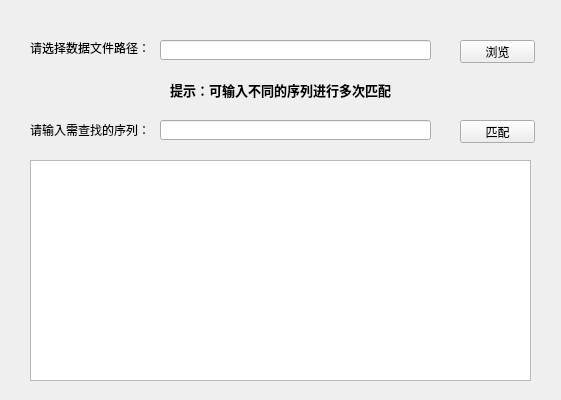
<?xml version="1.0" encoding="UTF-8"?>
<ui version="4.0">
 <class>Widget</class>
 <widget class="QWidget" name="Widget">
  <property name="geometry">
   <rect>
    <x>0</x>
    <y>0</y>
    <width>561</width>
    <height>400</height>
   </rect>
  </property>
  <property name="windowTitle">
   <string>Widget</string>
  </property>
  <widget class="QLabel" name="label">
   <property name="geometry">
    <rect>
     <x>30</x>
     <y>40</y>
     <width>121</width>
     <height>16</height>
    </rect>
   </property>
   <property name="text">
    <string>请选择数据文件路径：</string>
   </property>
  </widget>
  <widget class="QLabel" name="label_2">
   <property name="geometry">
    <rect>
     <x>30</x>
     <y>120</y>
     <width>121</width>
     <height>20</height>
    </rect>
   </property>
   <property name="text">
    <string>请输入需查找的序列：</string>
   </property>
  </widget>
  <widget class="QLineEdit" name="lineEdit">
   <property name="geometry">
    <rect>
     <x>160</x>
     <y>40</y>
     <width>271</width>
     <height>20</height>
    </rect>
   </property>
  </widget>
  <widget class="QLineEdit" name="lineEdit_2">
   <property name="geometry">
    <rect>
     <x>160</x>
     <y>120</y>
     <width>271</width>
     <height>20</height>
    </rect>
   </property>
  </widget>
  <widget class="QPushButton" name="pushButton">
   <property name="geometry">
    <rect>
     <x>460</x>
     <y>40</y>
     <width>75</width>
     <height>23</height>
    </rect>
   </property>
   <property name="text">
    <string>浏览</string>
   </property>
  </widget>
  <widget class="QPushButton" name="pushButton_2">
   <property name="geometry">
    <rect>
     <x>460</x>
     <y>120</y>
     <width>75</width>
     <height>23</height>
    </rect>
   </property>
   <property name="text">
    <string>匹配</string>
   </property>
  </widget>
  <widget class="QTextBrowser" name="textBrowser">
   <property name="geometry">
    <rect>
     <x>30</x>
     <y>160</y>
     <width>501</width>
     <height>221</height>
    </rect>
   </property>
   <property name="font">
    <font>
     <pointsize>12</pointsize>
    </font>
   </property>
   <property name="html">
    <string>&lt;!DOCTYPE HTML PUBLIC &quot;-//W3C//DTD HTML 4.0//EN&quot; &quot;http://www.w3.org/TR/REC-html40/strict.dtd&quot;&gt;
&lt;html&gt;&lt;head&gt;&lt;meta name=&quot;qrichtext&quot; content=&quot;1&quot; /&gt;&lt;style type=&quot;text/css&quot;&gt;
p, li { white-space: pre-wrap; }
&lt;/style&gt;&lt;/head&gt;&lt;body style=&quot; font-family:'SimSun'; font-size:12pt; font-weight:400; font-style:normal;&quot;&gt;
&lt;p style=&quot;-qt-paragraph-type:empty; margin-top:0px; margin-bottom:0px; margin-left:0px; margin-right:0px; -qt-block-indent:0; text-indent:0px; font-size:9pt;&quot;&gt;&lt;br /&gt;&lt;/p&gt;&lt;/body&gt;&lt;/html&gt;</string>
   </property>
  </widget>
  <widget class="QLabel" name="label_3">
   <property name="geometry">
    <rect>
     <x>170</x>
     <y>80</y>
     <width>271</width>
     <height>21</height>
    </rect>
   </property>
   <property name="text">
    <string>&lt;html&gt;&lt;head/&gt;&lt;body&gt;&lt;p&gt;&lt;span style=&quot; font-size:10pt; font-weight:600;&quot;&gt;提示：可输入不同的序列进行多次匹配&lt;/span&gt;&lt;/p&gt;&lt;/body&gt;&lt;/html&gt;</string>
   </property>
  </widget>
 </widget>
 <layoutdefault spacing="6" margin="11"/>
 <resources/>
 <connections>
  <connection>
   <sender>lineEdit_2</sender>
   <signal>returnPressed()</signal>
   <receiver>pushButton_2</receiver>
   <slot>click()</slot>
   <hints>
    <hint type="sourcelabel">
     <x>295</x>
     <y>129</y>
    </hint>
    <hint type="destinationlabel">
     <x>497</x>
     <y>131</y>
    </hint>
   </hints>
  </connection>
 </connections>
</ui>
